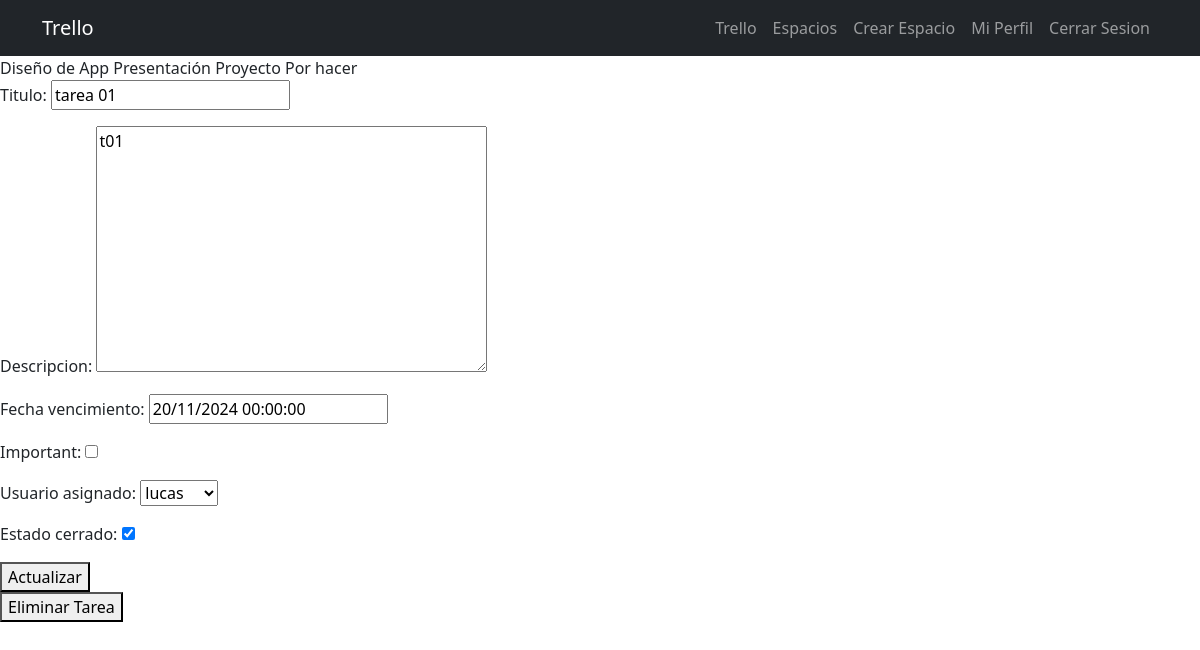
The page /espacio/1/tablero/1/lista/13/tarjeta/7/tarea/8/tarea_detalle/ (signed in) on the database its author committed.
### tasks/models.py (models this page shows, shortened)
class EspacioDeTrabajo(models.Model):
    nombre = models.CharField(max_length=100)
    creador = models.ForeignKey(User, on_delete=models.CASCADE, related_name='espacios_creados')
    miembros = models.ManyToManyField(User, related_name='espacios')
    activo = models.BooleanField(default=True)

class Tablero(models.Model):
    nombre = models.CharField(max_length=100)
    espacio_trabajo = models.ForeignKey(EspacioDeTrabajo, on_delete=models.CASCADE, related_name='tableros')
    listas = models.ManyToManyField('Lista', related_name='tablas')

class Lista(OrderedModel, models.Model):
    nombre = models.CharField(max_length=100)
    tablero = models.ForeignKey(Tablero, on_delete=models.CASCADE, related_name='listas_t')
    numero_tareas = models.IntegerField(default=0)
    max_wip = models.IntegerField(validators=[MinValueValidator(1)])
    orden = models.PositiveIntegerField(default=0)
    tarjetas = models.ManyToManyField('Tarjeta', related_name='lista_tarjetas')
    lleno = models.BooleanField(default=False)
    class Meta:
        ordering = ['orden']

class Tarea(models.Model):
    titulo = models.CharField(max_length=200)
    descripcion = models.TextField(max_length=1000)
    fecha_creacion = models.DateTimeField(auto_now_add=True)
    fecha_vencimiento = models.DateTimeField(null=True, blank=True)
    important = models.BooleanField(default=False)
    usuario_asignado = models.ForeignKey(User, on_delete=models.SET_NULL, null=True, blank=True)
    estado_cerrado = models.BooleanField(default=False)
    atrasada = models.BooleanField(default=False)

### tasks/views.py (the view, shortened to what this page needs)
# urls.py: path('espacio/<int:espacio_id>/tablero/<int:tablero_id>/lista/<int:lista_id>/tarjeta/<int:tarjeta_id>/tarea/<int:tarea_id>/tarea_detalle/', views.tarea_detalle, name='tarea_detalle'),
@login_required
def tarea_detalle(request, espacio_id, tablero_id, lista_id, tarjeta_id, tarea_id):
    if request.method == 'GET':
        espacio = get_object_or_404(EspacioDeTrabajo, pk=espacio_id, miembros=request.user)
        tablero = get_object_or_404(Tablero, pk=tablero_id)
        lista = get_object_or_404(Lista, pk=lista_id)
        tarjeta = get_object_or_404(Tarjeta, pk=tarjeta_id)
        tarea = get_object_or_404(Tarea, pk=tarea_id)
        form = TareaForm(instance=tarea)
        form.introducir_usuarios(espacio.miembros.all())
        return render(request, 'tarea_detalle.html', {'espacio': espacio, 'form': form, 'tablero': tablero, 'lista': lista, 'tarjeta':tarjeta, 'tarea':tarea})

### tasks/forms.py
class TareaForm(ModelForm):
    class Meta:
        model = Tarea
        fields = ['titulo', 'descripcion', 'fecha_vencimiento', 'important', 'usuario_asignado', 'estado_cerrado']
        readonly_fields = ('fecha_creacion', 'atrasada') # solo lectura
        widgets = {
            'usuario_asignado': forms.Select(),
        }
    def introducir_usuarios(self, usuarios):
        self.fields['usuario_asignado'].queryset =  usuarios

### tasks/templates/tarea_detalle.html (shortened to what this page needs)
{% extends 'base.html' %}
{% block content %}
{{espacio.nombre}}
{{tablero.nombre}}
{{lista.nombre}}
<form method="POST">
  {{form.as_p}}
  <button>
    Actualizar
  </button>
</form>
<form action="{% url 'eliminar_tarea' espacio_id=espacio.id tablero_id=tablero.id lista_id=lista.id tarjeta_id=tarjeta.id tarea_id=tarea.id %}" method="POST">
  <button>
    Eliminar Tarea
  </button>
</form>
{% endblock %}

### rows shown on the page
EspacioDeTrabajo: nombre "Diseño de App"
Tablero: nombre "Presentación Proyecto"
Lista: nombre "Por hacer"
Tarea: titulo "tarea 01", descripcion "t01", fecha_vencimiento "20/11/2024 00:00:00", usuario_asignado "lucas", estado_cerrado "☑"
